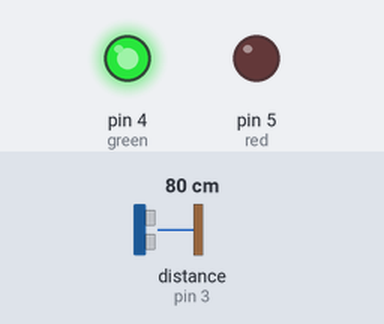
This sketch was run on a simulated Arduino Uno, built with avr-gcc and run on an emulated ATmega328P. Shown: output pins drawn as LEDs (lit = HIGH). Wiring (inferred from the names in the program): range finder with pulse-width output: data pin 3. The inputs (shaded band) are chosen by the test bench; at power-on: distance to the obstacle (sensor on pin 3) 80 cm. The echo pulse lasts 58.3 µs per cm; what the sketch prints to the serial monitor is not drawn.

Above: at 1.2 s.
1.3 s: distance to the obstacle (sensor on pin 3) set to 17 cm
3.5 s: distance to the obstacle (sensor on pin 3) set to 15 cm
At 4.1 s:
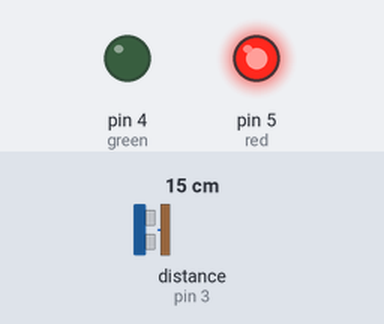
5.2 s: distance to the obstacle (sensor on pin 3) set to 35 cm
At 6.0 s:
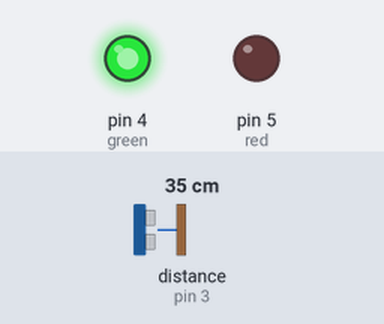
Timing chart, 0 to 8.2 s (numbered marks = the images above; inputs shaded):
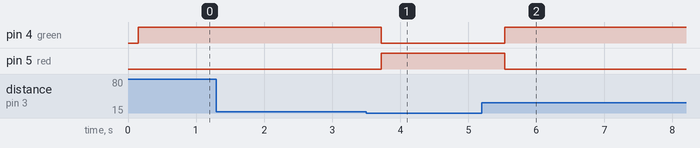

The sketch:

new_sonar_light_pwm.ino
```cpp
const int pwPin1 = 3;
long  sensor1, pulse1;
long  theVal;
int switchState = 0;

void setup () {

  Serial.begin(9600);
  pinMode(pwPin1, INPUT);
  pinMode(4, OUTPUT); //green
  pinMode(5, OUTPUT); //red
}


void read_sensor () {

  pulse1 = pulseIn(pwPin1, HIGH);
  //pulse1 = pulseIn(pwPin1, HIGH);
  sensor1 = pulse1 / 147;
}

void print_range () {

  //Serial.print("S1");
  //Serial.print(" = ");
  //Serial.print(sensor1);
  //Serial.println("in");
  Serial.write(sensor1);

}

void light_switch () {

  if (sensor1 > 5 && sensor1 < 35) {   /////between 12in and 24in turn light green
    delay(100);
    digitalWrite(4, HIGH); //green
    digitalWrite(5, LOW); //red
  } else {
    digitalWrite(4, LOW); // green
    digitalWrite(5, HIGH); //red
    delay(100);
  }

}


void loop() {

  read_sensor();
  print_range();
  light_switch();
  delay(100);

}
```

Measured:
- the behaviour switches between 16 and 15 cm on distance to the obstacle (sensor on pin 3) (found by bisection; images 0 and 1)
- after the input at 1.3 s, every drawn part: stays the same
- after the input at 3.5 s, pin 4 (green): HIGH → LOW after 0.22 s; pin 5 (red): LOW → HIGH after 0.22 s
- after the input at 5.2 s, pin 4 (green): LOW → HIGH after 0.34 s; pin 5 (red): HIGH → LOW after 0.34 s
